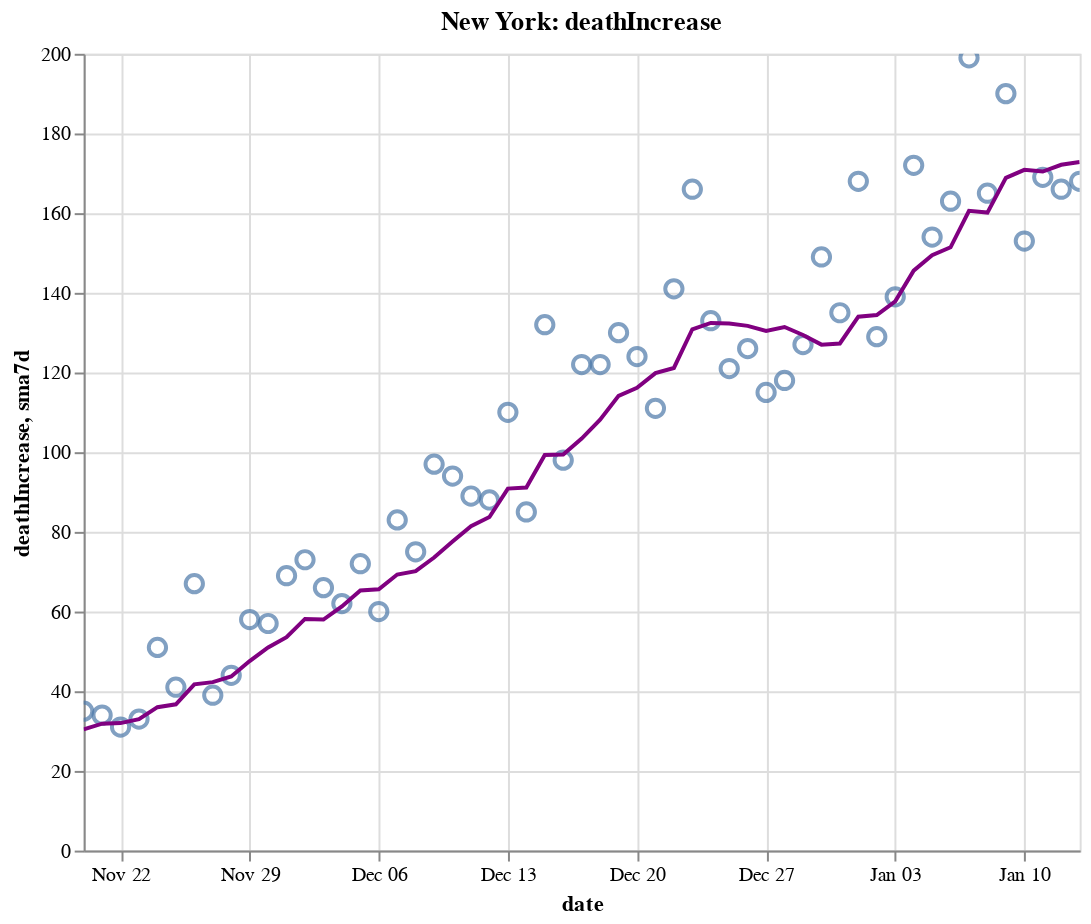

The cell this chart's notebook holds for it:
### Code cell
create_plot(ny, 'deathIncrease')

### Figure 1 — Vega-Lite specification as saved in the notebook (floating-point values rounded to 4 significant figures)
{"config": {"view": {"continuousWidth": 400, "continuousHeight": 300}}, "layer": [{"layer": [{"mark": {"type": "point", "size": 75}, "encoding": {"tooltip": [{"type": "temporal", "field": "date"}, {"type": "quantitative", "field": "deathIncrease"}, {"type": "quantitative", "field": "sma7d"}], "x": {"type": "temporal", "field": "date"}, "y": {"type": "quantitative", "field": "deathIncrease"}}, "selection": {"selector012": {"type": "interval", "bind": "scales", "encodings": ["x", "y"]}}}, {"mark": {"type": "line", "color": "purple"}, "encoding": {"x": {"type": "temporal", "field": "date"}, "y": {"type": "quantitative", "field": "sma7d"}}}]}, {"mark": {"type": "rule", "color": "#aaa"}, "encoding": {"x": {"type": "temporal", "field": "date"}}, "transform": [{"filter": {"selection": "selector011"}}]}, {"mark": "circle", "encoding": {"opacity": {"condition": {"value": 1, "selection": "selector011"}, "value": 0}, "tooltip": [{"type": "temporal", "field": "date"}, {"type": "quantitative", "field": "deathIncrease"}, {"type": "quantitative", "field": "sma7d"}], "x": {"type": "temporal", "field": "date"}, "y": {"type": "quantitative", "field": "deathIncrease"}}, "selection": {"selector011": {"type": "single", "encodings": ["x"], "on": "mouseover", "nearest": true, "empty": "none"}}}, {"mark": {"type": "text", "align": "left", "dx": 5, "dy": -5, "stroke": "white", "strokeWidth": 2}, "encoding": {"text": {"type": "quantitative", "field": "deathIncrease"}, "tooltip": [{"type": "temporal", "field": "date"}, {"type": "quantitative", "field": "deathIncrease"}, {"type": "quantitative", "field": "sma7d"}], "x": {"type": "temporal", "field": "date"}, "y": {"type": "quantitative", "field": "deathIncrease"}}, "transform": [{"filter": {"selection": "selector011"}}]}, {"mark": {"type": "text", "align": "left", "dx": 5, "dy": -5}, "encoding": {"text": {"type": "quantitative", "field": "deathIncrease"}, "tooltip": [{"type": "temporal", "field": "date"}, {"type": "quantitative", "field": "deathIncrease"}, {"type": "quantitative", "field": "sma7d"}], "x": {"type": "temporal", "field": "date"}, "y": {"type": "quantitative", "field": "deathIncrease"}}, "transform": [{"filter": {"selection": "selector011"}}]}], "data": {"name": "data-8a77d945bdf52ce2a83757a2a10af037"}, "height": 400, "title": "New York: deathIncrease", "width": 500, "$schema": "https://vega.github.io/schema/vega-lite/v4.8.1.json", "datasets": {"data-8a77d945bdf52ce2a83757a2a10af037": [{"date": "2020-11-20T00:00:00", "totalTestResultsIncrease": 205500.0, "positiveIncrease": 5468.0, "death": 26290.0, "deathIncrease": 35.0, "positiveRate": 0.027, "state": "New York", "sma7d": 30.43}, {"date": "2020-11-21T00:00:00", "totalTestResultsIncrease": 207900.0, "positiveIncrease": 5972.0, "death": 26330.0, "deathIncrease": 34.0, "positiveRate": 0.029, "state": "New York", "sma7d": 31.86}, {"date": "2020-11-22T00:00:00", "totalTestResultsIncrease": 196600.0, "positiveIncrease": 5392.0, "death": 26360.0, "deathIncrease": 31.0, "positiveRate": 0.027, "state": "New York", "sma7d": 32.0}, {"date": "2020-11-23T00:00:00", "totalTestResultsIncrease": 191500.0, "positiveIncrease": 5906.0, "death": 26390.0, "deathIncrease": 33.0, "positiveRate": 0.031, "state": "New York", "sma7d": 33.0}, {"date": "2020-11-24T00:00:00", "totalTestResultsIncrease": 164800.0, "positiveIncrease": 4881.0, "death": 26440.0, "deathIncrease": 51.0, "positiveRate": 0.03, "state": "New York", "sma7d": 36.0}, {"date": "2020-11-25T00:00:00", "totalTestResultsIncrease": 173100.0, "positiveIncrease": 6265.0, "death": 26480.0, "deathIncrease": 41.0, "positiveRate": 0.036, "state": "New York", "sma7d": 36.71}, {"date": "2020-11-26T00:00:00", "totalTestResultsIncrease": 217700.0, "positiveIncrease": 6933.0, "death": 26550.0, "deathIncrease": 67.0, "positiveRate": 0.032, "state": "New York", "sma7d": 41.71}, {"date": "2020-11-27T00:00:00", "totalTestResultsIncrease": 219400.0, "positiveIncrease": 8176.0, "death": 26590.0, "deathIncrease": 39.0, "positiveRate": 0.037, "state": "New York", "sma7d": 42.29}, {"date": "2020-11-28T00:00:00", "totalTestResultsIncrease": 152400.0, "positiveIncrease": 6063.0, "death": 26630.0, "deathIncrease": 44.0, "positiveRate": 0.04, "state": "New York", "sma7d": 43.71}, {"date": "2020-11-29T00:00:00", "totalTestResultsIncrease": 157300.0, "positiveIncrease": 6723.0, "death": 26690.0, "deathIncrease": 58.0, "positiveRate": 0.043, "state": "New York", "sma7d": 47.57}, {"date": "2020-11-30T00:00:00", "totalTestResultsIncrease": 149000.0, "positiveIncrease": 6819.0, "death": 26750.0, "deathIncrease": 57.0, "positiveRate": 0.046, "state": "New York", "sma7d": 51.0}, {"date": "2020-12-01T00:00:00", "totalTestResultsIncrease": 146700.0, "positiveIncrease": 7285.0, "death": 26820.0, "deathIncrease": 69.0, "positiveRate": 0.05, "state": "New York", "sma7d": 53.57}, {"date": "2020-12-02T00:00:00", "totalTestResultsIncrease": 193600.0, "positiveIncrease": 8973.0, "death": 26890.0, "deathIncrease": 73.0, "positiveRate": 0.046, "state": "New York", "sma7d": 58.14}, {"date": "2020-12-03T00:00:00", "totalTestResultsIncrease": 203400.0, "positiveIncrease": 9855.0, "death": 26960.0, "deathIncrease": 66.0, "positiveRate": 0.048, "state": "New York", "sma7d": 58.0}, {"date": "2020-12-04T00:00:00", "totalTestResultsIncrease": 208300.0, "positiveIncrease": 11270.0, "death": 27020.0, "deathIncrease": 62.0, "positiveRate": 0.054, "state": "New York", "sma7d": 61.29}, {"date": "2020-12-05T00:00:00", "totalTestResultsIncrease": 215400.0, "positiveIncrease": 10760.0, "death": 27090.0, "deathIncrease": 72.0, "positiveRate": 0.05, "state": "New York", "sma7d": 65.29}, {"date": "2020-12-06T00:00:00", "totalTestResultsIncrease": 205800.0, "positiveIncrease": 9702.0, "death": 27150.0, "deathIncrease": 60.0, "positiveRate": 0.047, "state": "New York", "sma7d": 65.57}, {"date": "2020-12-07T00:00:00", "totalTestResultsIncrease": 152300.0, "positiveIncrease": 7302.0, "death": 27230.0, "deathIncrease": 83.0, "positiveRate": 0.048, "state": "New York", "sma7d": 69.29}, {"date": "2020-12-08T00:00:00", "totalTestResultsIncrease": 162500.0, "positiveIncrease": 9335.0, "death": 27310.0, "deathIncrease": 75.0, "positiveRate": 0.057, "state": "New York", "sma7d": 70.14}, {"date": "2020-12-09T00:00:00", "totalTestResultsIncrease": 194600.0, "positiveIncrease": 10600.0, "death": 27400.0, "deathIncrease": 97.0, "positiveRate": 0.054, "state": "New York", "sma7d": 73.57}, {"date": "2020-12-10T00:00:00", "totalTestResultsIncrease": 197400.0, "positiveIncrease": 10180.0, "death": 27500.0, "deathIncrease": 94.0, "positiveRate": 0.052, "state": "New York", "sma7d": 77.57}, {"date": "2020-12-11T00:00:00", "totalTestResultsIncrease": 212700.0, "positiveIncrease": 10600.0, "death": 27590.0, "deathIncrease": 89.0, "positiveRate": 0.05, "state": "New York", "sma7d": 81.43}, {"date": "2020-12-12T00:00:00", "totalTestResultsIncrease": 242900.0, "positiveIncrease": 11130.0, "death": 27680.0, "deathIncrease": 88.0, "positiveRate": 0.046, "state": "New York", "sma7d": 83.71}, {"date": "2020-12-13T00:00:00", "totalTestResultsIncrease": 205200.0, "positiveIncrease": 10190.0, "death": 27780.0, "deathIncrease": 110.0, "positiveRate": 0.05, "state": "New York", "sma7d": 90.86}, {"date": "2020-12-14T00:00:00", "totalTestResultsIncrease": 159800.0, "positiveIncrease": 9044.0, "death": 27870.0, "deathIncrease": 85.0, "positiveRate": 0.057, "state": "New York", "sma7d": 91.14}, {"date": "2020-12-15T00:00:00", "totalTestResultsIncrease": 194200.0, "positiveIncrease": 10350.0, "death": 28000.0, "deathIncrease": 132.0, "positiveRate": 0.053, "state": "New York", "sma7d": 99.29}, {"date": "2020-12-16T00:00:00", "totalTestResultsIncrease": 160900.0, "positiveIncrease": 9998.0, "death": 28100.0, "deathIncrease": 98.0, "positiveRate": 0.062, "state": "New York", "sma7d": 99.43}, {"date": "2020-12-17T00:00:00", "totalTestResultsIncrease": 202800.0, "positiveIncrease": 10910.0, "death": 28220.0, "deathIncrease": 122.0, "positiveRate": 0.054, "state": "New York", "sma7d": 103.4}, {"date": "2020-12-18T00:00:00", "totalTestResultsIncrease": 249400.0, "positiveIncrease": 12700.0, "death": 28340.0, "deathIncrease": 122.0, "positiveRate": 0.051, "state": "New York", "sma7d": 108.1}, {"date": "2020-12-19T00:00:00", "totalTestResultsIncrease": 191500.0, "positiveIncrease": 9919.0, "death": 28470.0, "deathIncrease": 130.0, "positiveRate": 0.052, "state": "New York", "sma7d": 114.1}, {"date": "2020-12-20T00:00:00", "totalTestResultsIncrease": 197300.0, "positiveIncrease": 9957.0, "death": 28600.0, "deathIncrease": 124.0, "positiveRate": 0.05, "state": "New York", "sma7d": 116.1}, {"date": "2020-12-21T00:00:00", "totalTestResultsIncrease": 156500.0, "positiveIncrease": 9007.0, "death": 28710.0, "deathIncrease": 111.0, "positiveRate": 0.058, "state": "New York", "sma7d": 119.9}, {"date": "2020-12-22T00:00:00", "totalTestResultsIncrease": 164900.0, "positiveIncrease": 9716.0, "death": 28850.0, "deathIncrease": 141.0, "positiveRate": 0.059, "state": "New York", "sma7d": 121.1}, {"date": "2020-12-23T00:00:00", "totalTestResultsIncrease": 204400.0, "positiveIncrease": 11940.0, "death": 29020.0, "deathIncrease": 166.0, "positiveRate": 0.058, "state": "New York", "sma7d": 130.9}, {"date": "2020-12-24T00:00:00", "totalTestResultsIncrease": 226300.0, "positiveIncrease": 12570.0, "death": 29150.0, "deathIncrease": 133.0, "positiveRate": 0.056, "state": "New York", "sma7d": 132.4}, {"date": "2020-12-25T00:00:00", "totalTestResultsIncrease": 226600.0, "positiveIncrease": 12450.0, "death": 29270.0, "deathIncrease": 121.0, "positiveRate": 0.055, "state": "New York", "sma7d": 132.3}, {"date": "2020-12-26T00:00:00", "totalTestResultsIncrease": 201400.0, "positiveIncrease": 10810.0, "death": 29400.0, "deathIncrease": 126.0, "positiveRate": 0.054, "state": "New York", "sma7d": 131.7}, {"date": "2020-12-27T00:00:00", "totalTestResultsIncrease": 130300.0, "positiveIncrease": 7623.0, "death": 29510.0, "deathIncrease": 115.0, "positiveRate": 0.059, "state": "New York", "sma7d": 130.4}, {"date": "2020-12-28T00:00:00", "totalTestResultsIncrease": 124900.0, "positiveIncrease": 10410.0, "death": 29630.0, "deathIncrease": 118.0, "positiveRate": 0.083, "state": "New York", "sma7d": 131.4}, {"date": "2020-12-29T00:00:00", "totalTestResultsIncrease": 160200.0, "positiveIncrease": 11440.0, "death": 29760.0, "deathIncrease": 127.0, "positiveRate": 0.071, "state": "New York", "sma7d": 129.4}, {"date": "2020-12-30T00:00:00", "totalTestResultsIncrease": 154900.0, "positiveIncrease": 13420.0, "death": 29900.0, "deathIncrease": 149.0, "positiveRate": 0.087, "state": "New York", "sma7d": 127.0}, {"date": "2020-12-31T00:00:00", "totalTestResultsIncrease": 216600.0, "positiveIncrease": 16800.0, "death": 30040.0, "deathIncrease": 135.0, "positiveRate": 0.078, "state": "New York", "sma7d": 127.3}, {"date": "2021-01-01T00:00:00", "totalTestResultsIncrease": 219300.0, "positiveIncrease": 16500.0, "death": 30210.0, "deathIncrease": 168.0, "positiveRate": 0.075, "state": "New York", "sma7d": 134.0}, {"date": "2021-01-02T00:00:00", "totalTestResultsIncrease": 202400.0, "positiveIncrease": 15070.0, "death": 30340.0, "deathIncrease": 129.0, "positiveRate": 0.074, "state": "New York", "sma7d": 134.4}, {"date": "2021-01-03T00:00:00", "totalTestResultsIncrease": 142300.0, "positiveIncrease": 11370.0, "death": 30480.0, "deathIncrease": 139.0, "positiveRate": 0.08, "state": "New York", "sma7d": 137.9}, {"date": "2021-01-04T00:00:00", "totalTestResultsIncrease": 134400.0, "positiveIncrease": 11210.0, "death": 30650.0, "deathIncrease": 172.0, "positiveRate": 0.083, "state": "New York", "sma7d": 145.6}, {"date": "2021-01-05T00:00:00", "totalTestResultsIncrease": 152400.0, "positiveIncrease": 12670.0, "death": 30800.0, "deathIncrease": 154.0, "positiveRate": 0.083, "state": "New York", "sma7d": 149.4}, {"date": "2021-01-06T00:00:00", "totalTestResultsIncrease": 197800.0, "positiveIncrease": 16650.0, "death": 30960.0, "deathIncrease": 163.0, "positiveRate": 0.084, "state": "New York", "sma7d": 151.4}, {"date": "2021-01-07T00:00:00", "totalTestResultsIncrease": 238600.0, "positiveIncrease": 17640.0, "death": 31160.0, "deathIncrease": 199.0, "positiveRate": 0.074, "state": "New York", "sma7d": 160.6}, {"date": "2021-01-08T00:00:00", "totalTestResultsIncrease": 243900.0, "positiveIncrease": 18830.0, "death": 31330.0, "deathIncrease": 165.0, "positiveRate": 0.077, "state": "New York", "sma7d": 160.1}, {"date": "2021-01-09T00:00:00", "totalTestResultsIncrease": 258000.0, "positiveIncrease": 16940.0, "death": 31520.0, "deathIncrease": 190.0, "positiveRate": 0.066, "state": "New York", "sma7d": 168.9}, {"date": "2021-01-10T00:00:00", "totalTestResultsIncrease": 246800.0, "positiveIncrease": 15360.0, "death": 31670.0, "deathIncrease": 153.0, "positiveRate": 0.062, "state": "New York", "sma7d": 170.9}, {"date": "2021-01-11T00:00:00", "totalTestResultsIncrease": 203900.0, "positiveIncrease": 13710.0, "death": 31840.0, "deathIncrease": 169.0, "positiveRate": 0.067, "state": "New York", "sma7d": 170.4}, {"date": "2021-01-12T00:00:00", "totalTestResultsIncrease": 196700.0, "positiveIncrease": 15210.0, "death": 32010.0, "deathIncrease": 166.0, "positiveRate": 0.077, "state": "New York", "sma7d": 172.1}, {"date": "2021-01-13T00:00:00", "totalTestResultsIncrease": 196900.0, "positiveIncrease": 14580.0, "death": 32180.0, "deathIncrease": 168.0, "positiveRate": 0.074, "state": "New York", "sma7d": 172.9}]}}
